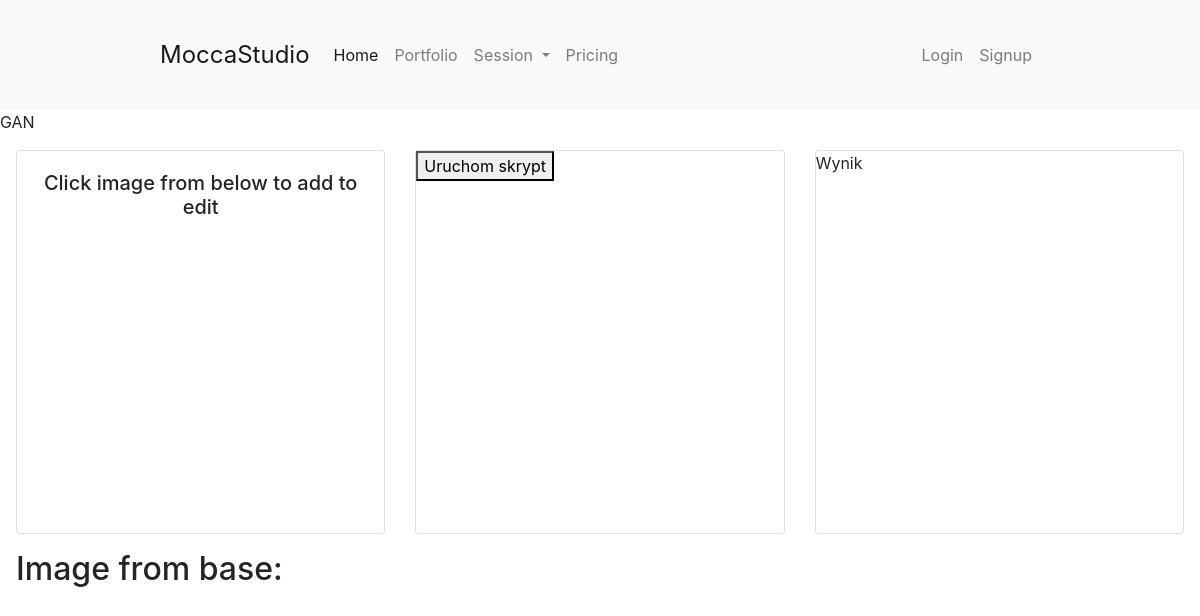
The app's page /gan_control_panel/, older data.
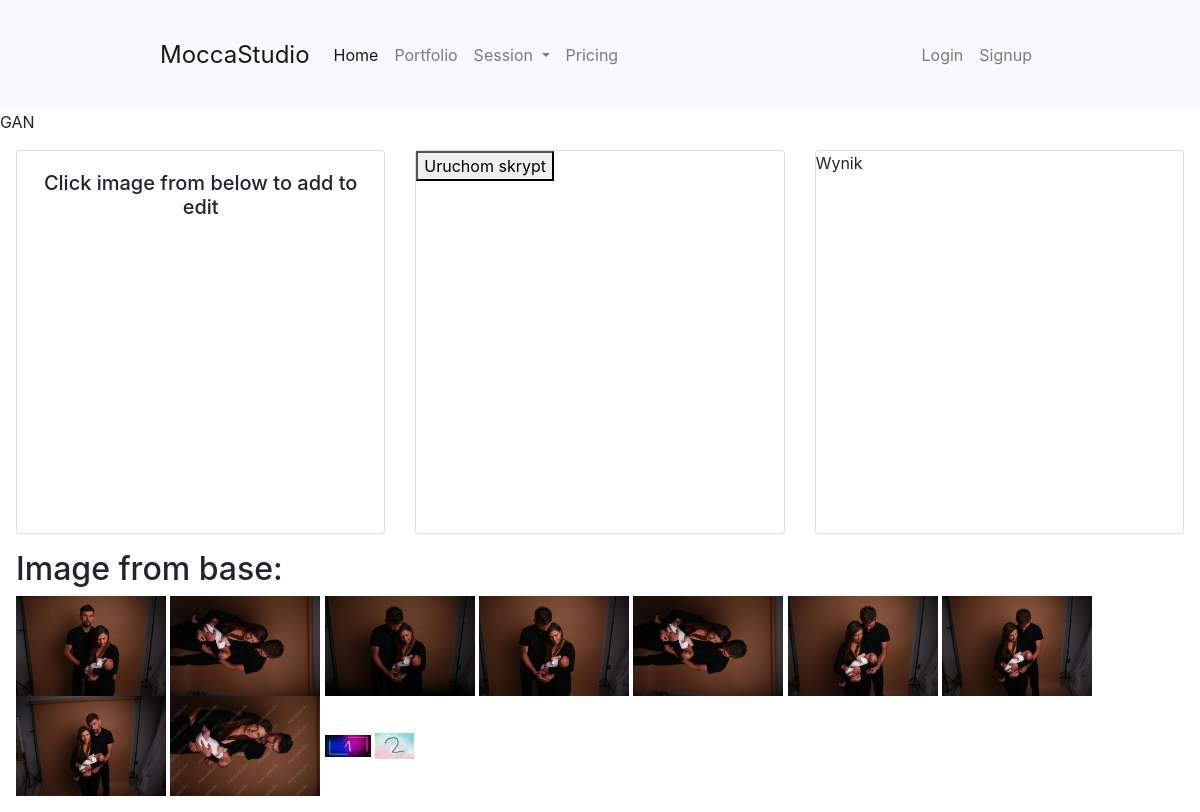
The same page, newer data.
### main/models.py (models this page shows, shortened)
class Photo(models.Model):
    title = models.CharField(max_length=255)
    image = models.ImageField(upload_to='photos/')
    session = models.ForeignKey(Session, on_delete=models.CASCADE,null=True)
    selected_to_edit = models.BooleanField(default=False)
    thumbnail = models.ImageField(upload_to='thumbnails/', blank=True, null=True)
    thumbnail_medium = models.ImageField(upload_to='thumbnails_medium/', blank=True, null=True)

### gan/views.py (the view)
# urls.py: path("gan_control_panel/", views.gan_control_panel, name="gan_control_panel"),
def gan_control_panel(request):
    context = {}
    sessions = Session.objects.all()
    photos = Photo.objects.all()
    context = {'sessions': sessions, 'photos': photos}
    return render(request, 'gan/test.html', context)

### gan/templates/gan/test.html (shortened to what this page needs)
{% extends 'main/base.html' %}
{% block content %}
    <div>GAN</div>
    <div class="m-3">
        <div class="row">
            <div class="col-sm-4">
                <div class="card" style="height: 24rem;">
                    <div class="card-body text-center">
                        <h5 class="card-title">Click image from below to add to edit</h5>
                    </div>
                </div>
            </div>
            <div class="col-sm-4">
                <div class="card" style="height: 24rem;">
                    <form id="myForm" method="post" action="{% url 'ESRGAN_run' %}">
                        <button type="button" onclick="checkAndSubmit()">Uruchom skrypt</button>
                    </form>
                </div>
            </div>
            <div class="col-sm-4">
                <div class="card" style="height: 24rem;">
                    <div> Wynik</div>
                </div>
            </div>
        </div>
    </div>
    <div class="m-3" id="image_from_base">
        <h2>Image from base:</h2>
        {% for session in sessions %}
        {% for photo in session.photo_set.all %}
            <img src="{{ photo.thumbnail_medium.url }}" alt="connect" style="max-height: 100px"
                data-photo-id="{{ photo.id }}" onclick="moveImageToEdit(this)">
        {% endfor %}
    {% endfor %}
    </div>
{% endblock %}

Row changes from the older to the newer data that the page shows:
added Photo: thumbnail_medium (picture)
added Photo: thumbnail_medium (picture)
added Photo: thumbnail_medium (picture)
added Photo: thumbnail_medium (picture)
added Photo: thumbnail_medium (picture)
added Photo: thumbnail_medium (picture)
added Photo: thumbnail_medium (picture)
added Photo: thumbnail_medium (picture)
added Photo: thumbnail_medium (picture)
added Photo: thumbnail_medium (picture)
added Photo: thumbnail_medium (picture)
